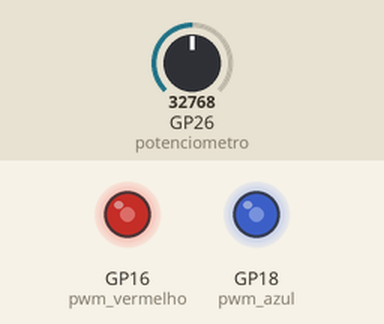
Simulated run of this program. Board: Raspberry Pi Pico running MicroPython. On the bench: output pins drawn as LEDs (lit = HIGH). The test bench sets the inputs (shaded band); at power-on: GP26 (potenciometro) = 32768 (analog values on the 0–65535 scale).

Above: at 1.2 s.
1.3 s: GP26 (potenciometro) set to 45874
At 1.7 s:
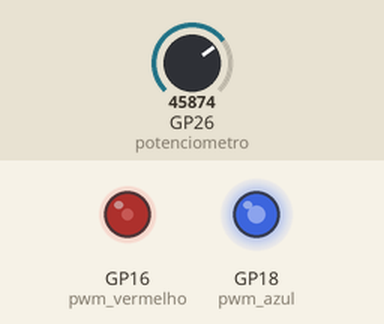
2.8 s: GP26 (potenciometro) set to 57670
At 4.0 s:
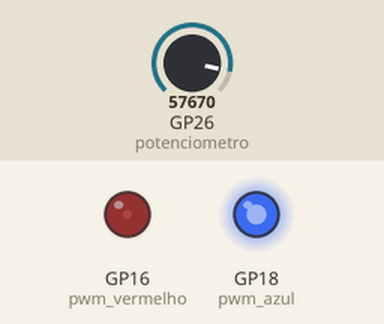
4.3 s: GP26 (potenciometro) set to 65535
At 5.3 s:
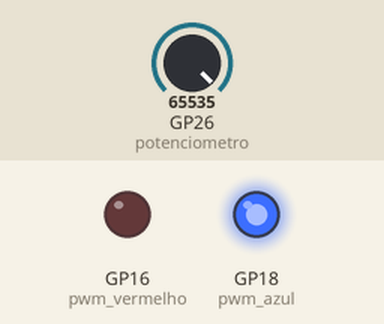
5.8 s: GP26 (potenciometro) set to 19660
At 6.6 s:
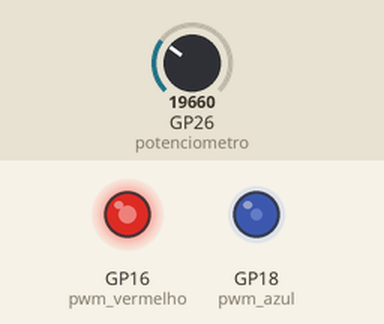
7.3 s: GP26 (potenciometro) set to 7864
At 7.8 s:
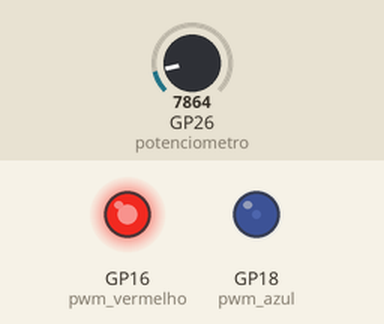
Timing chart, 0 to 9.8 s (numbered marks = the images above; inputs shaded):
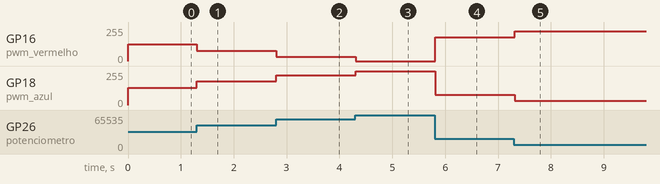

The program:

9.BALANCA_CORES.py
```python
from machine import Pin, PWM, ADC
from utime import sleep

pwm_vermelho = PWM(Pin(16))
pwm_azul = PWM(Pin(18)) # Ignorando o verde neste exercício
pwm_vermelho.freq(1000)
pwm_azul.freq(1000)

potenciometro = ADC(26)

while True:
    valor_azul = potenciometro.read_u16()
    valor_vermelho = 65535 - valor_azul

    pwm_azul.duty_u16(valor_azul)
    pwm_vermelho.duty_u16(valor_vermelho)

    sleep(0.05)
```

Measured:
- after the input at 1.3 s, GP16 (pwm_vermelho): 127/255 → 77/255 at once; GP18 (pwm_azul): 128/255 → 178/255 at once
- after the input at 2.8 s, GP16 (pwm_vermelho): 77/255 → 31/255 at once; GP18 (pwm_azul): 178/255 → 224/255 at once
- after the input at 4.3 s, GP16 (pwm_vermelho): 31/255 → 0/255 at once; GP18 (pwm_azul): 224/255 → 255/255 at once
- after the input at 5.8 s, GP16 (pwm_vermelho): 0/255 → 179/255 at once; GP18 (pwm_azul): 255/255 → 76/255 at once
- after the input at 7.3 s, GP16 (pwm_vermelho): 179/255 → 224/255 at once; GP18 (pwm_azul): 76/255 → 31/255 at once
